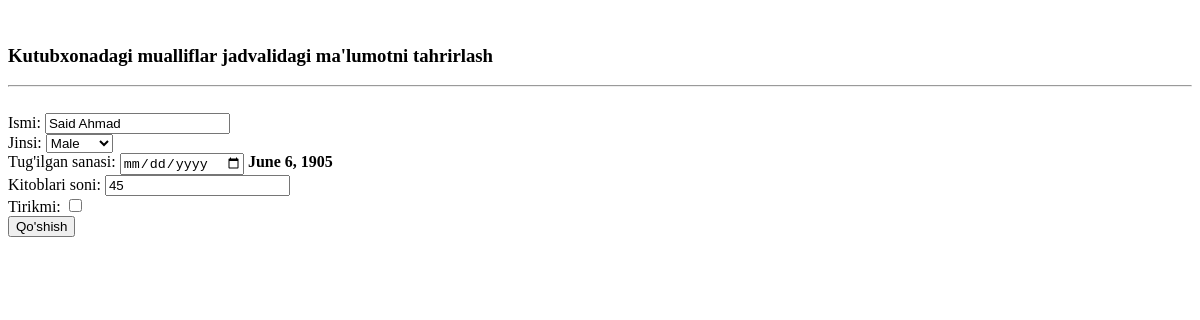
Page /update_author/1/ on the earlier database version.
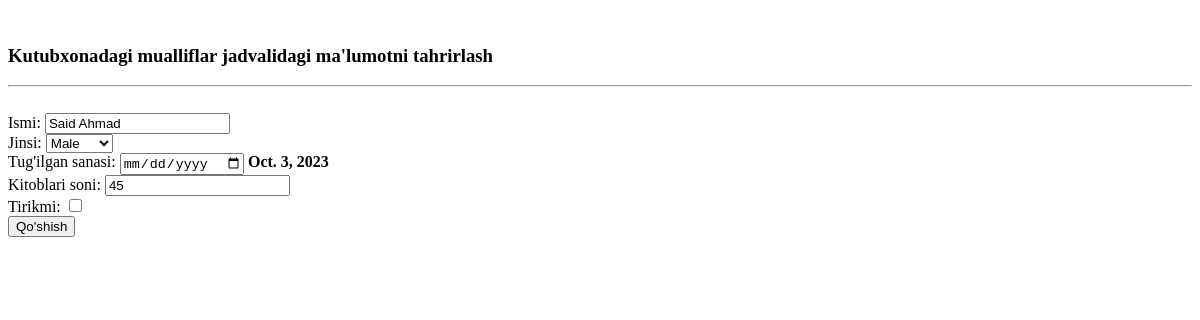
Same page on the later database version.
### mainApp/models.py (models this page shows, shortened)
class Author(models.Model):
    name = models.CharField(max_length=255)
    gender = models.CharField(choices=gender, max_length=6)
    date_of_birth = models.DateField(verbose_name="Date of birth: ")
    number_of_book = models.PositiveSmallIntegerField()
    alive = models.BooleanField()

### mainApp/views.py (the view, shortened to what this page needs)
# urls.py: path('update_author/<int:num>/', update_author),
def update_author(request, num):
    content = {
        "author": Author.objects.get(id=num)
    }
    return render(request, 'update_author.html', content)

### templates/update_author.html (shortened to what this page needs)
<!DOCTYPE html>
<html lang="en">
<head>
</head>
<body>
<br>
<h3>Kutubxonadagi mualliflar jadvalidagi ma'lumotni tahrirlash</h3>
<hr>
<br>
<form method="post">
    <label for="name">Ismi: </label>
    <input type="text" name="name" id="name" value="{{author.name}}"><br>
    <label for="gender">Jinsi: </label>
    <select name="gender" id="gender" value="{{author.gender}}">
        <option value="Male">Male</option>
    </select>
    <br>
    <label for="date_of_birth">Tug'ilgan sanasi: </label>
    <input type="date" id="date_of_birth" name="date_of_birth" value="{{author.date_of_birth}}">
    <b>{{author.date_of_birth}}</b>
    <br>
    <label for="number_of_book">Kitoblari soni: </label>
    <input type="number" id="number_of_book" name="number_of_book" value="{{author.number_of_book}}"><br>
    <label for="alive">Tirikmi: </label>
    <input type="checkbox" id="alive" name="alive" value="{{author.alive}}"><br>
    <button>Qo'shish</button>
</form>
</body>
</html>

Differences in the rows shown:
changed Author "Said Ahmad": date_of_birth "June 6, 1905" → "Oct. 3, 2023"
